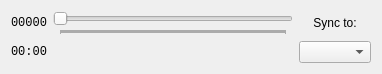
<?xml version="1.0" encoding="UTF-8"?>
<ui version="4.0">
 <class>Form</class>
 <widget class="QWidget" name="Form">
  <property name="geometry">
   <rect>
    <x>0</x>
    <y>0</y>
    <width>369</width>
    <height>74</height>
   </rect>
  </property>
  <property name="windowTitle">
   <string>Form</string>
  </property>
  <layout class="QHBoxLayout" name="horizontalLayout">
   <item>
    <layout class="QVBoxLayout" name="verticalLayout_2">
     <item>
      <widget class="QLabel" name="frameNumLabel">
       <property name="font">
        <font>
         <family>monospace</family>
        </font>
       </property>
       <property name="text">
        <string>00000</string>
       </property>
      </widget>
     </item>
     <item>
      <widget class="QLabel" name="logTime">
       <property name="font">
        <font>
         <family>monospace</family>
        </font>
       </property>
       <property name="text">
        <string>00:00</string>
       </property>
      </widget>
     </item>
    </layout>
   </item>
   <item>
    <layout class="QVBoxLayout" name="verticalLayout">
     <item>
      <widget class="QSlider" name="logHistoryLocation">
       <property name="sizePolicy">
        <sizepolicy hsizetype="Expanding" vsizetype="Minimum">
         <horstretch>0</horstretch>
         <verstretch>0</verstretch>
        </sizepolicy>
       </property>
       <property name="toolTip">
        <string>Location in log history</string>
       </property>
       <property name="minimum">
        <number>0</number>
       </property>
       <property name="maximum">
        <number>1000000</number>
       </property>
       <property name="singleStep">
        <number>1</number>
       </property>
       <property name="pageStep">
        <number>100</number>
       </property>
       <property name="orientation">
        <enum>Qt::Horizontal</enum>
       </property>
       <property name="tickPosition">
        <enum>QSlider::TicksBelow</enum>
       </property>
      </widget>
     </item>
     <item>
      <layout class="QHBoxLayout" name="horizontalLayout_2">
       <property name="spacing">
        <number>0</number>
       </property>
       <item>
        <widget class="QPushButton" name="logPlaybackRewind">
         <property name="toolTip">
          <string>Play log backwards quickly</string>
         </property>
         <property name="icon">
          <iconset resource="../../../robocup-software/soccer/ui/qt/main_icons.qrc">
           <normaloff>:/icons/rewind.svg</normaloff>:/icons/rewind.svg</iconset>
         </property>
         <property name="iconSize">
          <size>
           <width>20</width>
           <height>20</height>
          </size>
         </property>
         <property name="shortcut">
          <string>Shift+Left</string>
         </property>
         <property name="flat">
          <bool>true</bool>
         </property>
        </widget>
       </item>
       <item>
        <spacer name="horizontalSpacer_5">
         <property name="orientation">
          <enum>Qt::Horizontal</enum>
         </property>
         <property name="sizeHint" stdset="0">
          <size>
           <width>40</width>
           <height>20</height>
          </size>
         </property>
        </spacer>
       </item>
       <item>
        <widget class="QPushButton" name="logPlaybackPrevFrame">
         <property name="toolTip">
          <string>Play log backwards</string>
         </property>
         <property name="icon">
          <iconset resource="../../../robocup-software/soccer/ui/qt/main_icons.qrc">
           <normaloff>:/icons/prev-frame.svg</normaloff>:/icons/prev-frame.svg</iconset>
         </property>
         <property name="iconSize">
          <size>
           <width>20</width>
           <height>20</height>
          </size>
         </property>
         <property name="shortcut">
          <string>Left</string>
         </property>
         <property name="flat">
          <bool>true</bool>
         </property>
        </widget>
       </item>
       <item>
        <spacer name="horizontalSpacer_6">
         <property name="orientation">
          <enum>Qt::Horizontal</enum>
         </property>
         <property name="sizeHint" stdset="0">
          <size>
           <width>40</width>
           <height>20</height>
          </size>
         </property>
        </spacer>
       </item>
       <item>
        <widget class="QPushButton" name="logPlaybackPause">
         <property name="toolTip">
          <string>Pause log playback</string>
         </property>
         <property name="autoFillBackground">
          <bool>false</bool>
         </property>
         <property name="styleSheet">
          <string notr="true">background-color: red</string>
         </property>
         <property name="icon">
          <iconset resource="../../../robocup-software/soccer/ui/qt/main_icons.qrc">
           <normaloff>:/icons/pause.svg</normaloff>:/icons/pause.svg</iconset>
         </property>
         <property name="iconSize">
          <size>
           <width>20</width>
           <height>20</height>
          </size>
         </property>
         <property name="shortcut">
          <string>Space</string>
         </property>
         <property name="flat">
          <bool>true</bool>
         </property>
        </widget>
       </item>
       <item>
        <spacer name="horizontalSpacer_7">
         <property name="orientation">
          <enum>Qt::Horizontal</enum>
         </property>
         <property name="sizeHint" stdset="0">
          <size>
           <width>40</width>
           <height>20</height>
          </size>
         </property>
        </spacer>
       </item>
       <item>
        <widget class="QPushButton" name="logPlaybackNextFrame">
         <property name="toolTip">
          <string>Play log forwards</string>
         </property>
         <property name="text">
          <string/>
         </property>
         <property name="icon">
          <iconset resource="../../../robocup-software/soccer/ui/qt/main_icons.qrc">
           <normaloff>:/icons/next-frame.svg</normaloff>:/icons/next-frame.svg</iconset>
         </property>
         <property name="iconSize">
          <size>
           <width>20</width>
           <height>20</height>
          </size>
         </property>
         <property name="shortcut">
          <string>Right</string>
         </property>
         <property name="flat">
          <bool>true</bool>
         </property>
        </widget>
       </item>
       <item>
        <spacer name="horizontalSpacer_8">
         <property name="orientation">
          <enum>Qt::Horizontal</enum>
         </property>
         <property name="sizeHint" stdset="0">
          <size>
           <width>40</width>
           <height>20</height>
          </size>
         </property>
        </spacer>
       </item>
       <item>
        <widget class="QPushButton" name="logPlaybackPlay">
         <property name="toolTip">
          <string>Play log forwards quickly</string>
         </property>
         <property name="icon">
          <iconset resource="../../../robocup-software/soccer/ui/qt/main_icons.qrc">
           <normaloff>:/icons/play.svg</normaloff>:/icons/play.svg</iconset>
         </property>
         <property name="iconSize">
          <size>
           <width>20</width>
           <height>20</height>
          </size>
         </property>
         <property name="shortcut">
          <string>Shift+Right</string>
         </property>
         <property name="flat">
          <bool>true</bool>
         </property>
        </widget>
       </item>
       <item>
        <spacer name="horizontalSpacer_9">
         <property name="orientation">
          <enum>Qt::Horizontal</enum>
         </property>
         <property name="sizeHint" stdset="0">
          <size>
           <width>40</width>
           <height>20</height>
          </size>
         </property>
        </spacer>
       </item>
       <item>
        <widget class="QPushButton" name="logPlaybackLive">
         <property name="toolTip">
          <string>Show live feed</string>
         </property>
         <property name="icon">
          <iconset resource="../../../robocup-software/soccer/ui/qt/main_icons.qrc">
           <normaloff>:/icons/live.svg</normaloff>:/icons/live.svg</iconset>
         </property>
         <property name="iconSize">
          <size>
           <width>20</width>
           <height>20</height>
          </size>
         </property>
         <property name="flat">
          <bool>true</bool>
         </property>
        </widget>
       </item>
      </layout>
     </item>
    </layout>
   </item>
   <item>
    <layout class="QVBoxLayout" name="verticalLayout_3">
     <property name="sizeConstraint">
      <enum>QLayout::SetMaximumSize</enum>
     </property>
     <item>
      <widget class="QLabel" name="label">
       <property name="text">
        <string>Sync to:</string>
       </property>
       <property name="alignment">
        <set>Qt::AlignCenter</set>
       </property>
      </widget>
     </item>
     <item>
      <widget class="QComboBox" name="comboBox">
       <property name="sizePolicy">
        <sizepolicy hsizetype="Minimum" vsizetype="Fixed">
         <horstretch>0</horstretch>
         <verstretch>0</verstretch>
        </sizepolicy>
       </property>
      </widget>
     </item>
    </layout>
   </item>
  </layout>
 </widget>
 <resources>
  <include location="../../../robocup-software/soccer/ui/qt/main_icons.qrc"/>
 </resources>
 <connections/>
</ui>
